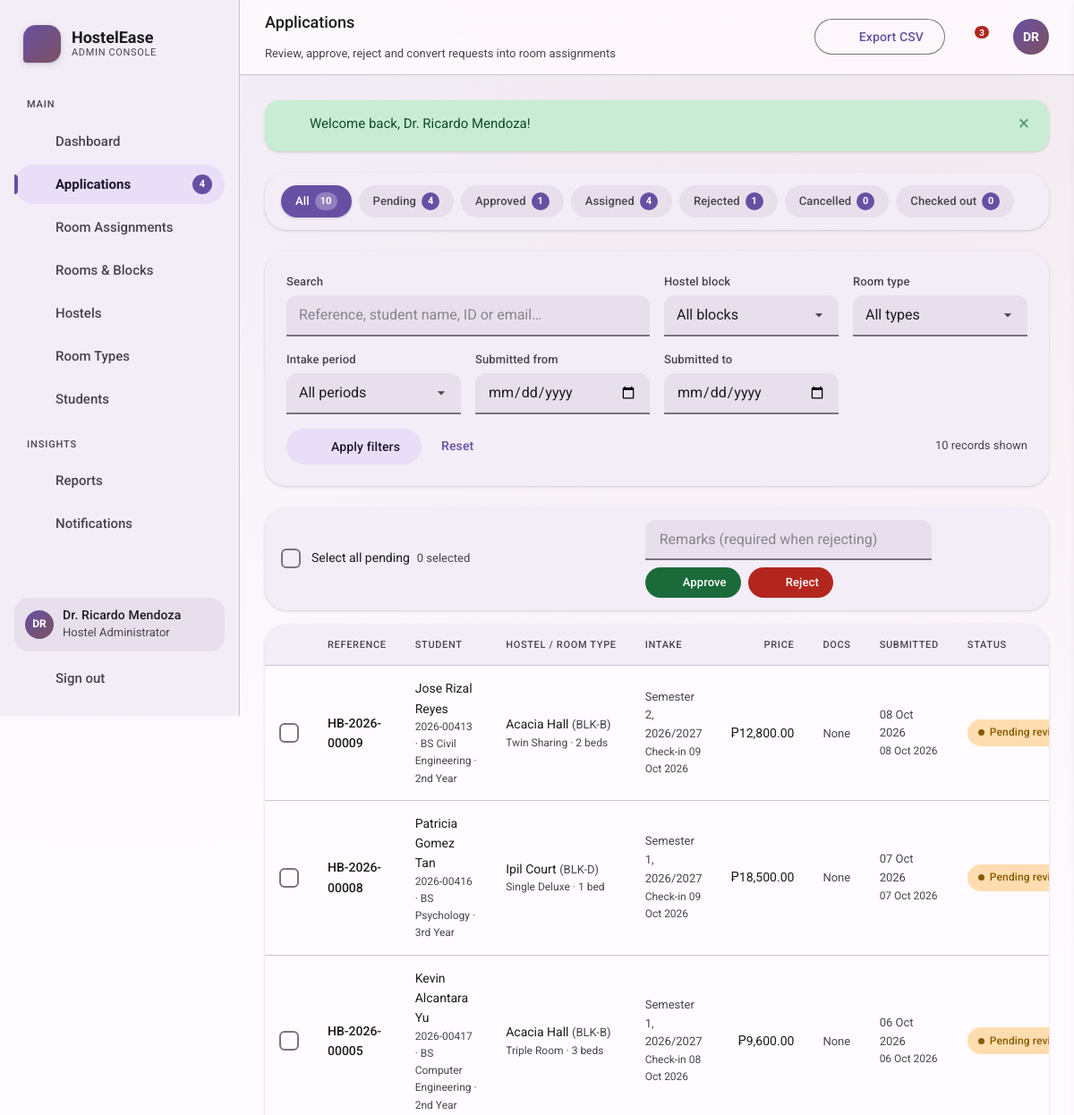
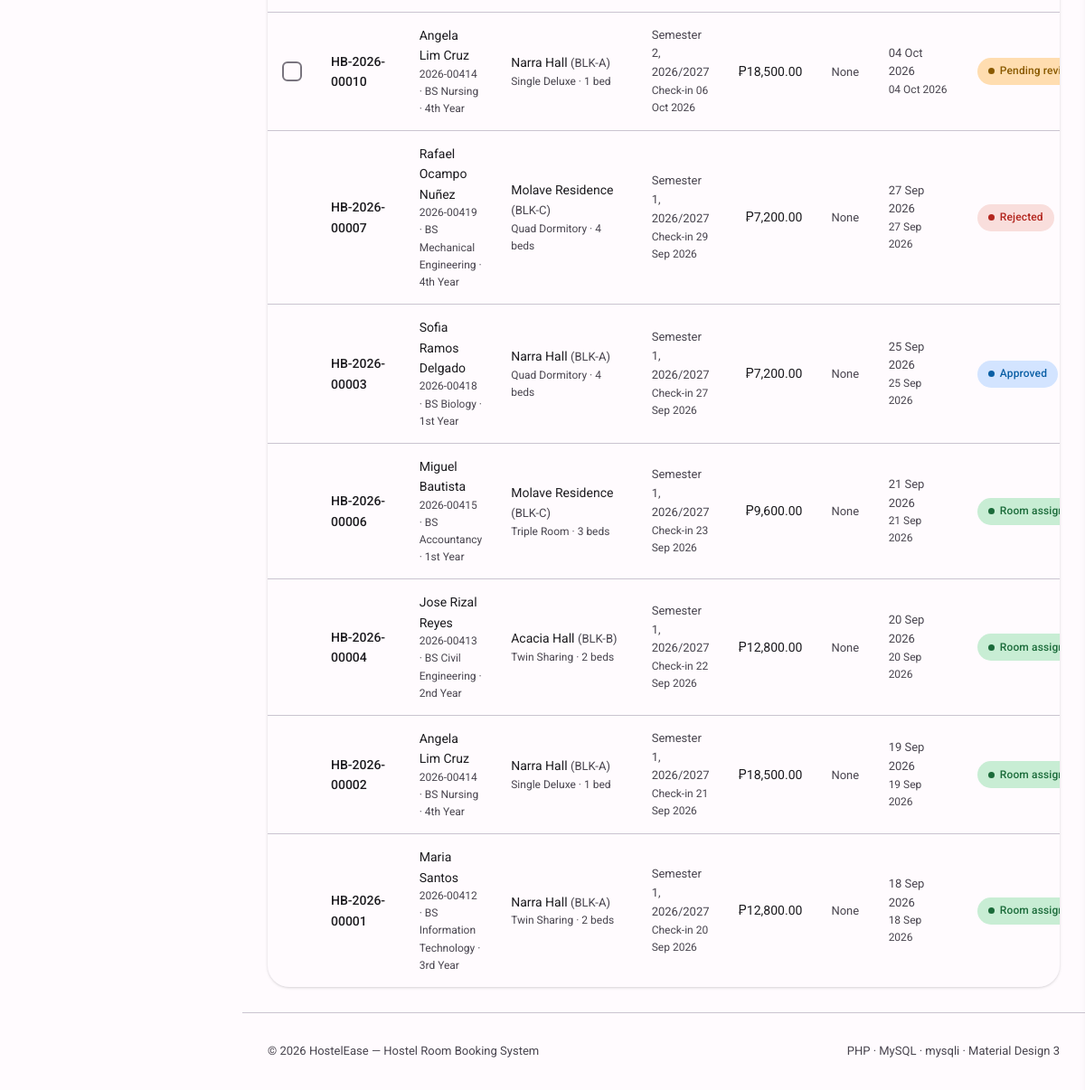
Page /admin/applications.php (signed in) on the committed database (2 pictures, top to bottom).
### tables this page shows
CREATE TABLE users (
  id            INT UNSIGNED NOT NULL AUTO_INCREMENT,
  role          ENUM('student','admin') NOT NULL DEFAULT 'student',
  student_id    VARCHAR(20)  DEFAULT NULL,
  full_name     VARCHAR(120) NOT NULL,
  email         VARCHAR(150) NOT NULL,
  phone         VARCHAR(25)  DEFAULT NULL,
  password_hash VARCHAR(255) NOT NULL,
  gender        ENUM('male','female','other') DEFAULT NULL,
  programme     VARCHAR(120) DEFAULT NULL,
  year_level    VARCHAR(20)  DEFAULT NULL,
  address       VARCHAR(255) DEFAULT NULL,
  emergency_contact_name  VARCHAR(120) DEFAULT NULL,
  emergency_contact_phone VARCHAR(25)  DEFAULT NULL,
  status        ENUM('active','suspended') NOT NULL DEFAULT 'active',
  created_at    TIMESTAMP NOT NULL DEFAULT CURRENT_TIMESTAMP,
  updated_at    TIMESTAMP NOT NULL DEFAULT CURRENT_TIMESTAMP ON UPDATE CURRENT_TIMESTAMP,
  PRIMARY KEY (id),
  UNIQUE KEY uq_users_email (email),
  UNIQUE KEY uq_users_student_id (student_id),
  KEY idx_users_role (role)
);

CREATE TABLE bookings (
  id              INT UNSIGNED NOT NULL AUTO_INCREMENT,
  reference_no    VARCHAR(25) NOT NULL,
  student_id      INT UNSIGNED NOT NULL,
  hostel_id       INT UNSIGNED NOT NULL,
  room_type_id    INT UNSIGNED NOT NULL,
  intake_period   VARCHAR(40) NOT NULL,
  checkin_date    DATE DEFAULT NULL,
  checkout_date   DATE DEFAULT NULL,
  roommates       TINYINT UNSIGNED NOT NULL DEFAULT 0,
  special_request TEXT,
  status          ENUM('pending','approved','rejected','assigned','cancelled','checked_out')
                  NOT NULL DEFAULT 'pending',
  admin_remarks   TEXT,
  processed_by    INT UNSIGNED DEFAULT NULL,
  processed_at    DATETIME DEFAULT NULL,
  created_at      TIMESTAMP NOT NULL DEFAULT CURRENT_TIMESTAMP,
  updated_at      TIMESTAMP NOT NULL DEFAULT CURRENT_TIMESTAMP ON UPDATE CURRENT_TIMESTAMP,
  PRIMARY KEY (id),
  UNIQUE KEY uq_booking_ref (reference_no),
  KEY idx_booking_student (student_id),
  KEY idx_booking_status  (status),
  KEY idx_booking_hostel  (hostel_id),
  CONSTRAINT fk_booking_student FOREIGN KEY (student_id)   REFERENCES users(id)      ON DELETE CASCADE,
  CONSTRAINT fk_booking_hostel  FOREIGN KEY (hostel_id)    REFERENCES hostels(id)    ON DELETE RESTRICT,
  CONSTRAINT fk_booking_type    FOREIGN KEY (room_type_id) REFERENCES room_types(id) ON DELETE RESTRICT,
  CONSTRAINT fk_booking_admin   FOREIGN KEY (processed_by) REFERENCES users(id)      ON DELETE SET NULL
);

CREATE TABLE hostels (
  id           INT UNSIGNED NOT NULL AUTO_INCREMENT,
  name         VARCHAR(120) NOT NULL,
  block_code   VARCHAR(20)  NOT NULL,
  location     VARCHAR(180) DEFAULT NULL,
  description  TEXT,
  facilities   VARCHAR(500) DEFAULT NULL,
  warden_name  VARCHAR(120) DEFAULT NULL,
  warden_phone VARCHAR(25)  DEFAULT NULL,
  gender_policy ENUM('male','female','mixed') NOT NULL DEFAULT 'mixed',
  image_url    VARCHAR(255) DEFAULT NULL,
  is_active    TINYINT(1) NOT NULL DEFAULT 1,
  created_at   TIMESTAMP NOT NULL DEFAULT CURRENT_TIMESTAMP,
  PRIMARY KEY (id),
  UNIQUE KEY uq_hostel_block (block_code)
);

CREATE TABLE room_types (
  id          INT UNSIGNED NOT NULL AUTO_INCREMENT,
  name        VARCHAR(80) NOT NULL,
  capacity    TINYINT UNSIGNED NOT NULL DEFAULT 1,
  price       DECIMAL(10,2) NOT NULL DEFAULT 0.00,
  facilities  VARCHAR(500) DEFAULT NULL,
  description VARCHAR(500) DEFAULT NULL,
  created_at  TIMESTAMP NOT NULL DEFAULT CURRENT_TIMESTAMP,
  PRIMARY KEY (id),
  UNIQUE KEY uq_room_type_name (name)
);

### admin/applications.php (the view, shortened to what the rows shown need)
<?php
require_once __DIR__ . '/../includes/header.php';
$status = safe_choice(get_str('status'), ['', 'pending', 'approved', 'assigned', 'rejected', 'cancelled', 'checked_out'], '');
$q      = get_str('q');
$hid    = get_int('hostel');
$tid    = get_int('type');
$period = get_str('period');
$from   = get_str('from');
$to     = get_str('to');
$where  = ['1=1'];
$types  = '';
$params = [];
$whereSql = implode(' AND ', $where);
$listSql = "SELECT b.*, u.id AS student_user_id, u.full_name, u.student_id, u.email, u.phone, u.programme, u.year_level, u.gender,
                   h.name hostel_name, h.block_code, h.gender_policy,
                   rt.name room_type_name, rt.capacity, rt.price,
                   pa.full_name admin_name,
                   a.id assignment_id, a.bed_number, r.room_number,
                   (SELECT COUNT(*) FROM documents d WHERE d.booking_id = b.id) doc_count
              FROM bookings b
              JOIN users u        ON u.id = b.student_id
              JOIN hostels h      ON h.id = b.hostel_id
              JOIN room_types rt  ON rt.id = b.room_type_id
              LEFT JOIN users pa  ON pa.id = b.processed_by
              LEFT JOIN assignments a ON a.booking_id = b.id AND a.status = 'active'
              LEFT JOIN rooms r       ON r.id = a.room_id
             WHERE $whereSql";
$bookings = db_all($conn, $listSql . ' ORDER BY b.created_at DESC LIMIT 300', $types, $params);
$queryBase = http_build_query(array_filter([
    'q' => $q, 'status' => $status, 'hostel' => $hid ?: '', 'type' => $tid ?: '',
    'period' => $period, 'from' => $from, 'to' => $to,
], fn($v) => $v !== '' && $v !== null));
page_header('Applications', 'applications', 'Review, approve, reject and convert requests into room assignments', [
    ['label' => 'Export CSV', 'href' => 'applications.php?' . e($queryBase) . '&export=csv', 'class' => 'btn-outlined', 'icon' => 'download'],
]);
?>
<?php if (!$bookings): ?>
  <div class="card">
    <div class="empty">
      <div class="empty-icon"><?= icon('assignment') ?></div>
      <h3 class="title-m mb-0">No applications found</h3>
      <p class="tiny">Adjust the filters above, or wait for students to submit new requests.</p>
      <a class="btn btn-tonal btn-sm mt-1" href="applications.php">Clear filters</a>
    </div>
  </div>
<?php else: ?>
<form method="post" action="applications.php" id="bulk-form">
  <div class="card" style="padding:0;overflow:hidden">
    <div class="table-wrap">
      <table class="data" style="min-width:1080px">
        <thead>
          <tr>
            <th style="width:44px"></th>
            <th>Reference</th>
            <th>Student</th>
            <th>Hostel / room type</th>
            <th>Intake</th>
            <th class="num">Price</th>
            <th>Docs</th>
            <th>Submitted</th>
            <th>Status</th>
          </tr>
        </thead>
        <tbody>
          <?php foreach ($bookings as $b):
              $isPending = $b['status'] === 'pending';
          ?>
            <tr>
              <td>
                <?php if ($isPending): ?>
                  <label class="check" style="padding:0">
                    <span class="check-box"><?= icon('check') ?></span>
                  </label>
                <?php endif; ?>
              </td>
              <td class="cell-strong"><?= e($b['reference_no']) ?></td>
              <td>
                <?= e($b['full_name']) ?>
                <div class="cell-sub"><?= e($b['student_id']) ?> &middot; <?= e($b['programme'] ?: '—') ?><?= $b['year_level'] ? ' &middot; ' . e($b['year_level']) : '' ?></div>
              </td>
              <td>
                <?= e($b['hostel_name']) ?> <span class="tiny">(<?= e($b['block_code']) ?>)</span>
                <div class="cell-sub"><?= e($b['room_type_name']) ?> &middot; <?= (int)$b['capacity'] ?> bed<?= (int)$b['capacity'] === 1 ? '' : 's' ?></div>
              </td>
              <td class="tiny"><?= e($b['intake_period']) ?><div class="cell-sub">Check-in <?= fmt_date($b['checkin_date']) ?></div></td>
              <td class="num"><?= money($b['price']) ?></td>
              <td>
                <?php if ((int)$b['doc_count'] > 0): ?>
                  <span class="chip chip-primary"><?= icon('attach', 'icon icon-xs') ?> <?= (int)$b['doc_count'] ?></span>
                <?php else: ?>
                  <span class="tiny">None</span>
                <?php endif; ?>
              </td>
              <td class="tiny"><?= fmt_date($b['created_at']) ?><div class="cell-sub"><?= e(time_ago($b['created_at'])) ?></div></td>
              <td><?= status_chip($b['status']) ?></td>
            </tr>
          <?php endforeach; ?>
        </tbody>
      </table>
    </div>
  </div>
</form>
<?php endif; ?>
<?php page_footer(); ?>

### includes/header.php (shortened to what the rows shown need)
<?php
require_once __DIR__ . '/functions.php';
$__USER = current_user();
function initials(?string $name): string
{
    $parts = preg_split('/\s+/', trim((string)$name));
    $out = '';
    foreach (array_slice($parts, 0, 2) as $p) {
        if ($p !== '') {
            $out .= mb_strtoupper(mb_substr($p, 0, 1));
        }
    }
    return $out ?: '?';
}
function page_header(string $title, string $active = '', string $subtitle = '', array $actions = []): void
{
    global $__USER;
    $user = $__USER ?: current_user();
    $role = $user['role'] ?? 'guest';
    $unread = $user ? unread_notification_count((int)$user['id']) : 0;
    ?>
<!DOCTYPE html>
<html lang="en">
<head>
<link rel="stylesheet" href="<?= app_url('assets/css/fonts.css') ?>">
<link rel="stylesheet" href="<?= app_url('assets/css/material-you.css') ?>">
</head>
<body>
<div class="app">
  <aside class="rail" id="rail" aria-label="Main navigation">
    <div class="brand">
      <div class="brand-mark"><?= icon('apartment') ?></div>
      <div class="brand-text">
        <span class="brand-name"><?= APP_NAME ?></span>
        <span class="brand-sub"><?= e($role === 'admin' ? 'Admin Console' : 'Student Portal') ?></span>
      </div>
    </div>
    <div class="rail-footer">
      <?php if ($user): ?>
        <div class="rail-user mb-1">
          <div class="avatar sm"><?= e(initials($user['full_name'])) ?></div>
          <div class="grow" style="min-width:0">
            <div class="label-m" style="white-space:nowrap;overflow:hidden;text-overflow:ellipsis"><?= e($user['full_name']) ?></div>
            <div class="tiny"><?= e($role === 'admin' ? 'Hostel Administrator' : ($user['student_id'] ?: 'Student')) ?></div>
          </div>
        </div>
      <?php endif; ?>
    </div>
  </aside>
  <div class="main">
    <header class="topbar">
      <div class="grow" style="min-width:0">
        <h1 class="title-m mb-0" style="white-space:nowrap;overflow:hidden;text-overflow:ellipsis"><?= e($title) ?></h1>
        <?php if ($subtitle): ?><p class="tiny mb-0"><?= $subtitle ?></p><?php endif; ?>
      </div>
      <?php foreach ($actions as $a): ?>
        <a class="btn <?= e($a['class'] ?? '') ?>" href="<?= e($a['href']) ?>">
          <?php if (!empty($a['icon'])): ?><?= icon($a['icon']) ?><?php endif; ?>
          <?= e($a['label']) ?>
        </a>
      <?php endforeach; ?>
      <button class="icon-btn" data-notif-toggle aria-label="Notifications (<?= $unread ?> unread)">
        <?php if ($unread > 0): ?><span class="dot"><?= $unread > 9 ? '9+' : $unread ?></span><?php endif; ?>
      </button>
      <?php if ($user): ?>
        <a class="avatar" href="<?= app_url('profile.php') ?>" title="<?= e($user['full_name']) ?>" aria-label="My profile"><?= e(initials($user['full_name'])) ?></a>
      <?php endif; ?>
    </header>
    <main class="content" id="main">
    <?php
}
function page_footer(string $fab = ''): void
{
    ?>
    </main>
  </div>
</div>
</body>
</html>
    <?php
}

### includes/functions.php (shortened to what the rows shown need)
<?php
require_once __DIR__ . '/config.php';
function e(?string $value): string
{
    return htmlspecialchars((string)$value, ENT_QUOTES | ENT_SUBSTITUTE, 'UTF-8');
}
function money(float|string|null $amount): string
{
    return CURRENCY . number_format((float)$amount, 2);
}
function fmt_date(?string $date, string $format = 'd M Y'): string
{
    return date($format, strtotime($date));
}
function time_ago(?string $dt): string
{
    $diff = time() - strtotime($dt);
    return date('d M Y', strtotime($dt));
}
function app_url(string $path = ''): string
{
    static $prefix = null;
    if ($prefix === null) {
        $scriptDir = rtrim(str_replace('\\', '/', dirname($_SERVER['SCRIPT_NAME'] ?? '/')), '/');
        if ($scriptDir === '' || $scriptDir === '.') {
            $prefix = rtrim(BASE_URL, '/') . '/';
        } else {
            $depth   = substr_count($scriptDir, '/');
            $baseDir = rtrim(BASE_URL, '/');
            $prefix  = ($baseDir !== '' ? $baseDir . '/' : '') . str_repeat('../', $depth);
        }
    }
    return $prefix . ltrim($path, '/');
}
function current_user(): ?array
{
    global $conn;
    static $cache = null;
    if ($cache !== null) {
        return $cache;
    }
    $stmt = mysqli_prepare($conn, 'SELECT * FROM users WHERE id = ? LIMIT 1');
    mysqli_stmt_bind_param($stmt, 'i', $_SESSION['user_id']);
    mysqli_stmt_execute($stmt);
    $res  = mysqli_stmt_get_result($stmt);
    $cache = mysqli_fetch_assoc($res) ?: null;
    return $cache;
}
function unread_notification_count(int $userId): int
{
    global $conn;
    $stmt = mysqli_prepare($conn, 'SELECT COUNT(*) c FROM notifications WHERE user_id = ? AND is_read = 0');
    mysqli_stmt_bind_param($stmt, 'i', $userId);
    mysqli_stmt_execute($stmt);
    $row = mysqli_fetch_assoc(mysqli_stmt_get_result($stmt));
    return (int)($row['c'] ?? 0);
}
function icon(string $name, string $class = 'icon'): string
{
    $d = $paths[$name] ?? $paths['info'];
    return '<svg class="' . e($class) . '" viewBox="0 0 24 24" fill="currentColor" aria-hidden="true" focusable="false">' . $d . '</svg>';
}
function status_chip(string $status): string
{
    $map = [
        'pending'     => ['Pending review', 'chip-warning'],
        'approved'    => ['Approved', 'chip-info'],
        'rejected'    => ['Rejected', 'chip-danger'],
        'assigned'    => ['Room assigned', 'chip-success'],
        'cancelled'   => ['Cancelled', 'chip-neutral'],
        'checked_out' => ['Checked out', 'chip-neutral'],
    ];
    [$label, $cls] = $map[$status] ?? [ucfirst($status), 'chip-neutral'];
    return '<span class="chip ' . $cls . '"><span class="chip-dot"></span>' . e($label) . '</span>';
}
function db_all(mysqli $conn, string $sql, string $types = '', array $params = []): array
{
    $stmt = mysqli_prepare($conn, $sql);
    if ($types !== '' && $params !== []) {
        mysqli_stmt_bind_param($stmt, $types, ...$params);
    }
    mysqli_stmt_execute($stmt);
    $rows = mysqli_fetch_all(mysqli_stmt_get_result($stmt), MYSQLI_ASSOC);
    return $rows;
}

### rows in the picture
users: role "ADMIN CONSOLE", full_name "DR", full_name "Dr. Ricardo Mendoza", role "Hostel Administrator"
bookings: reference_no "HB-2026-00009", student.full_name "Jose Rizal Reyes", student.student_id "2026-00413", student.programme "BS Civil Engineering", student.year_level "2nd Year", hostel.name "Acacia Hall", hostel.block_code "BLK-B", room_type.name "Twin Sharing", room_type.capacity "2", intake_period "Semester 2, 2026/2027", checkin_date "09 Oct 2026", room_type.price "₱12,800.00", created_at "08 Oct 2026", label "Pending…"
bookings: reference_no "HB-2026-00008", student.full_name "Patricia Gomez Tan", student.student_id "2026-00416", student.programme "BS Psychology", student.year_level "3rd Year", hostel.name "Ipil Court", hostel.block_code "BLK-D", room_type.name "Single Deluxe", room_type.capacity "1", intake_period "Semester 1, 2026/2027", checkin_date "09 Oct 2026", room_type.price "₱18,500.00", created_at "07 Oct 2026", label "Pending…"
bookings: reference_no "HB-2026-00005", student.full_name "Kevin Alcantara Yu", student.student_id "2026-00417", student.programme "BS Computer Engineering", student.year_level "2nd Year", hostel.name "Acacia Hall", hostel.block_code "BLK-B", room_type.name "Triple Room", room_type.capacity "3", intake_period "Semester 1, 2026/2027", checkin_date "08 Oct 2026", room_type.price "₱9,600.00", created_at "06 Oct 2026", label "Pending…"
bookings: reference_no "HB-2026-00010", student.full_name "Angela Lim Cruz", student.student_id "2026-00414", student.programme "BS Nursing", student.year_level "4th Year", hostel.name "Narra Hall", hostel.block_code "BLK-A", room_type.name "Single Deluxe", room_type.capacity "1", intake_period "Semester 2, 2026/2027", checkin_date "06 Oct 2026", room_type.price "₱18,500.00", created_at "04 Oct 2026", label "Pending…"
bookings: reference_no "HB-2026-00007", student.full_name "Rafael Ocampo Nuñez", student.student_id "2026-00419", student.programme "BS Mechanical Engineering", student.year_level "4th Year", hostel.name "Molave Residence", hostel.block_code "BLK-C", room_type.name "Quad Dormitory", room_type.capacity "4", intake_period "Semester 1, 2026/2027", checkin_date "29 Sep 2026", room_type.price "₱7,200.00", created_at "27 Sep 2026", label "Rejected"
bookings: reference_no "HB-2026-00003", student.full_name "Sofia Ramos Delgado", student.student_id "2026-00418", student.programme "BS Biology", student.year_level "1st Year", hostel.name "Narra Hall", hostel.block_code "BLK-A", room_type.name "Quad Dormitory", room_type.capacity "4", intake_period "Semester 1, 2026/2027", checkin_date "27 Sep 2026", room_type.price "₱7,200.00", created_at "25 Sep 2026", label "Approved"
bookings: reference_no "HB-2026-00006", student.full_name "Miguel Bautista", student.student_id "2026-00415", student.programme "BS Accountancy", student.year_level "1st Year", hostel.name "Molave Residence", hostel.block_code "BLK-C", room_type.name "Triple Room", room_type.capacity "3", intake_period "Semester 1, 2026/2027", checkin_date "23 Sep 2026", room_type.price "₱9,600.00", created_at "21 Sep 2026", label "Room…"
bookings: reference_no "HB-2026-00004", student.full_name "Jose Rizal Reyes", student.student_id "2026-00413", student.programme "BS Civil Engineering", student.year_level "2nd Year", hostel.name "Acacia Hall", hostel.block_code "BLK-B", room_type.name "Twin Sharing", room_type.capacity "2", intake_period "Semester 1, 2026/2027", checkin_date "22 Sep 2026", room_type.price "₱12,800.00", created_at "20 Sep 2026", label "Room…"
bookings: reference_no "HB-2026-00002", student.full_name "Angela Lim Cruz", student.student_id "2026-00414", student.programme "BS Nursing", student.year_level "4th Year", hostel.name "Narra Hall", hostel.block_code "BLK-A", room_type.name "Single Deluxe", room_type.capacity "1", intake_period "Semester 1, 2026/2027", checkin_date "21 Sep 2026", room_type.price "₱18,500.00", created_at "19 Sep 2026", label "Room…"
bookings: reference_no "HB-2026-00001", student.full_name "Maria Santos", student.student_id "2026-00412", student.programme "BS Information Technology", student.year_level "3rd Year", hostel.name "Narra Hall", hostel.block_code "BLK-A", room_type.name "Twin Sharing", room_type.capacity "2", intake_period "Semester 1, 2026/2027", checkin_date "20 Sep 2026", room_type.price "₱12,800.00", created_at "18 Sep 2026", label "Room…"

### other values in the picture
APP_NAME "HostelEase"
$section "MAIN"
$label "Dashboard"
$label "Applications"
$count "4"
$label "Room Assignments"
$label "Rooms & Blocks"
$label "Hostels"
$label "Room Types"
$label "Students"
$section "INSIGHTS"
$label "Reports"
$label "Notifications"
$title "Applications"
$subtitle "Review, approve, reject and convert requests into room assignments"
